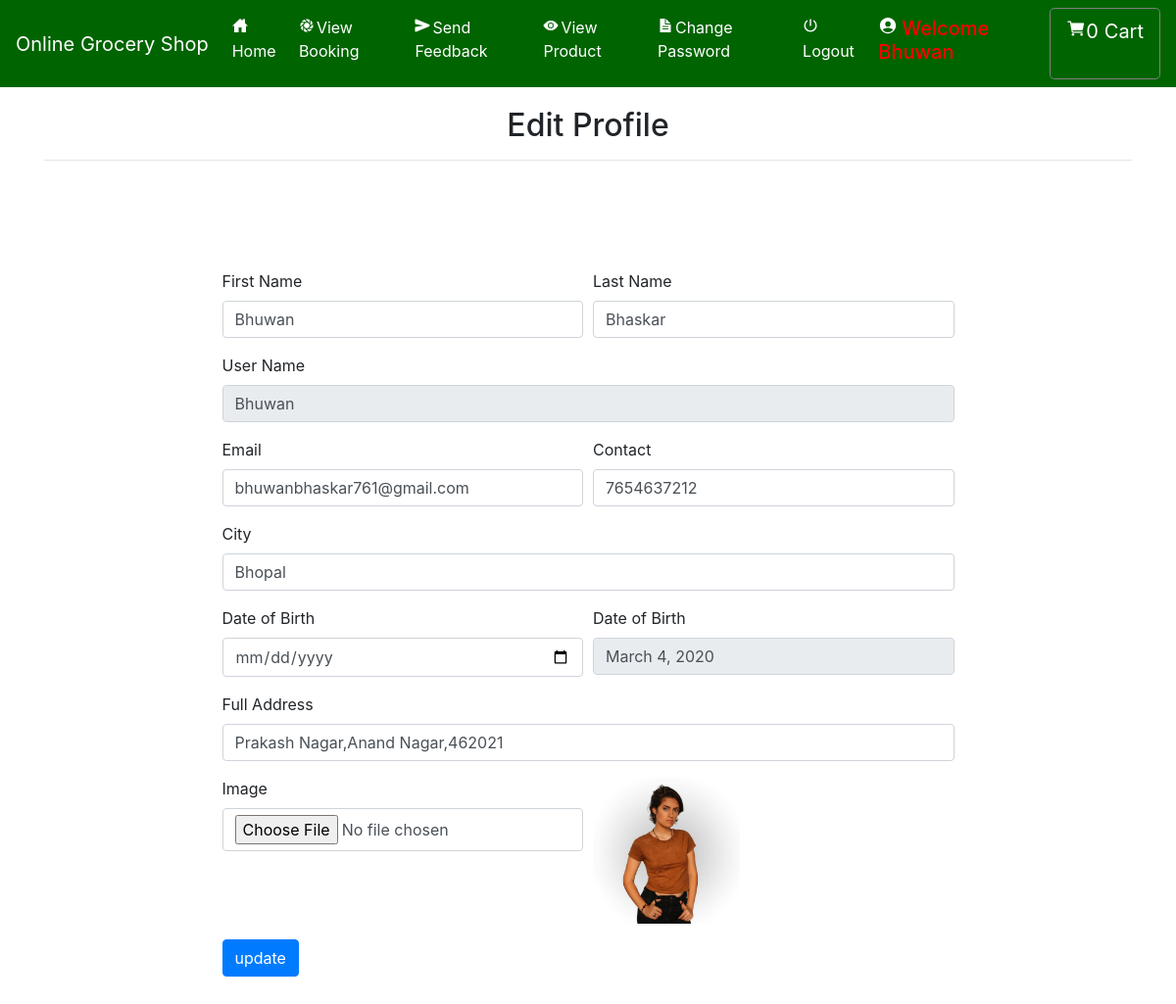
The page /edit_profile (signed in) on the database its author committed.
### grocery/models.py (models this page shows, shortened)
class Profile(models.Model):
    user = models.ForeignKey(User, on_delete=models.CASCADE, null=True)
    dob = models.DateField(null=True)
    city = models.CharField(max_length=30, null=True)
    address = models.CharField(max_length=50, null=True)
    contact = models.CharField(max_length=10, null=True)
    image = models.FileField(null=True)

### grocery/views.py (the view, shortened to what this page needs)
# urls.py: path('edit_profile', Edit_profile, name='edit_profile'),
def Edit_profile(request):
    if not request.user.is_authenticated:
        return redirect('login')
    error = False
    user=User.objects.get(id=request.user.id)
    pro = Profile.objects.get(user=user)
    cart = ""
    try:
        cart = Cart.objects.get(profile=pro)
    except:
        pass
    num1=0
    total=0
    for i in cart:
        total+=i.product.price
        num1+=1
    d = {'error':error,'pro':pro,'num1':num1,'total':total}
    return render(request, 'edit_profile.html',d)

### grocery/templates/edit_profile.html (shortened to what this page needs)
{% extends 'navigation.html' %}
{% block body %}
{% load static %}
<div class="container">
    <h2 style="margin-top:20px" align="center">Edit Profile</h2><hr>
<div class="container-fluid" style="width:70%;margin-top:10%">
<form method="post" action="" enctype="multipart/form-data">
    <div class="form-row">
    <div class="form-group col-md-6">
      <label for="inputEmail4">First Name</label>
      <input type="text" class="form-control" value="{{pro.user.first_name}}" name="fname" id="inputEmail4">
    </div>
    <div class="form-group col-md-6">
      <label for="inputPassword4">Last Name</label>
      <input type="text" class="form-control" name="lname" value="{{pro.user.last_name}}" id="inputPassword4">
    </div>
  </div>
    <div class="form-row">
    <div class="form-group col-md-12">
      <label for="inputEmail4">User Name</label>
      <input type="text" class="form-control" name="uname" value="{{pro.user.username}}" id="inputEmail4" readonly>
    </div>
  </div>
        <div class="form-row">
<div class="form-group col-md-6">
    <label for="exampleInputEmail1">Email</label>
    <input type="email" class="form-control" id="exampleInputEmail1" aria-describedby="emailHelp" name="email" value="{{pro.user.email}}">
  </div>
  <div class="form-group col-md-6">
    <label for="exampleInputPassword1">Contact</label>
    <input type="text" class="form-control" id="exampleInputPassword1" value="{{pro.contact}}" name="contact">
  </div>
        </div>
        <div class="form-row">
    <div class="form-group col-md-12">
    <label for="exampleInputPassword1">City</label>
    <input type="text" class="form-control" id="exampleInputPassword1" value="{{pro.city}}" name="city">
  </div>
        </div>
    <div class="form-row">
    <div class="form-group col-md-6">
        <label for="exampleInputPassword1">Date of Birth</label>
    <input type="date" class="form-control" id="exampleInputPassword1" name="date">
  </div>
        <div class="form-group col-md-6">
        <label for="exampleInputPassword1">Date of Birth</label>
    <input type="text" class="form-control" id="exampleInputPassword1" value="{{pro.dob}}" readonly>
        </div>
        </div>
    <div class="form-row">
    <div class="form-group col-md-12">
    <label for="exampleInputPassword1">Full Address</label>
    <input type="text" class="form-control" id="exampleInputPassword1" value="{{pro.address}}" name="add">
  </div>
    </div>
    <div class="form-row">
<div class="form-group col-md-6">
    <label for="exampleInputPassword1">Image</label>
    <input type="file" class="form-control" id="exampleInputPassword1" name="img" value="choose file">
</div>
        <div class="form-group col-md-6">
    <img src="{{pro.image.url}}" style="width:150px;height:150px">
</div>
    </div>
  <button type="submit" class="btn btn-primary" style="margin-bottom:5%">update</button>
</form>
</div>
</div>
{% endblock %}

### grocery/templates/navigation.html (style rules this page uses)
* { box-sizing: border-box; }

### rows shown on the page
Profile: fname "Bhuwan", lname "Bhaskar", uname "Bhuwan", email "bhuwanbhaskar761@gmail.com", contact "7654637212", city "Bhopal", dob "March 4, 2020", add "Prakash Nagar,Anand Nagar,462021", image (picture)

### other values the page prints
{{ num1 }} "0"
